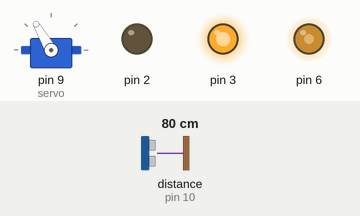
A sketch run on a simulated Arduino Uno, built with avr-gcc and run on an emulated ATmega328P. Parts: servo, output pins drawn as LEDs (lit = HIGH). Wiring (inferred from the names in the program): ultrasonic range finder: trigger pin 11; echo pin 10. The test bench sets the inputs (shaded band); at power-on: distance to the obstacle (sensor on pin 10) 80 cm. The echo pulse lasts 58.3 µs per cm; pins used as bus, display or sensor lines are not drawn; what the sketch prints to the serial monitor is not drawn.

Above: at 0.05 s.
At 0.35 s:
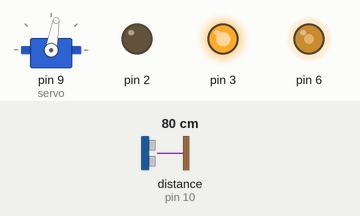
At 0.65 s:
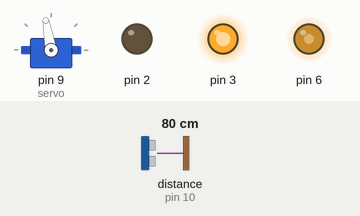
Timing chart, 0 to 3.0 s (numbered marks = the images above):
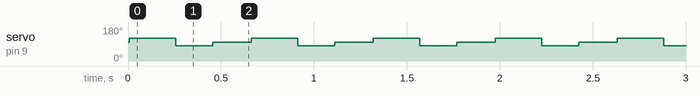

The sketch:

Ultrasonictest1.ino
```cpp
#include <Servo.h>
Servo servo;
// INCLUDING THE LIBRARY TO MOVE THE STEERING SERVO

#define ENB 6;
// DEFINING THE PIN FOR CONTROLLING THE SPEED OF THE CAR

const int motorspeed = 135;
// DEFINING THE VARIABLE FOR THE SPEED OF THE MOTOR

const int trigr = 11;
const int echor = 10;
float durationr, distancer;
// DEFINING VARIABLES FOR DETECTION USING ULTRASONIC SENSOR ON THE RIGHT

void setup()
{
  pinMode(2, OUTPUT);
  // NEGATIVE PIN OF THE MOTOR
  pinMode(3, OUTPUT);
  // POSITIVE PIN OF THE MOTOR
  pinMode(9, OUTPUT);
  // SERVO OF THE STEERING
  servo.attach(9);
  servo.write(100);
  // SETTING THE SERVO TO ITS DEFAULT SETTING

  pinMode(trigr, OUTPUT);
  pinMode(echor, INPUT);
  // DEFINING THE TRIGPIN AND ECHOPIN AS INPUT AND OUTPUT

  Serial.begin(9600);

  analogWrite(6, motorspeed);
  digitalWrite(2, LOW);
  digitalWrite(3, HIGH);
  // STARTING THE MOTOR
}

void loop()
{
   digitalWrite(trigr, LOW);
	delayMicroseconds(1);
	digitalWrite(trigr, HIGH);
	delayMicroseconds(5);
	digitalWrite(trigr, LOW);

  durationr = pulseIn(echor, HIGH);

  distancer = (durationr * .343)/20;

  Serial.print("Distance:");
  Serial.println(distancer);

  if ( 0<distancer<25 )
  {
    servo.write(120);
    delay(250);
    servo.write(80);
    delay(200);
    servo.write(100);
    delay(200);
  }

  else if(25<distancer<35)
  {
    servo.write(100);
    delay(250);
  }

  else if ( 35<distancer<60 )
  {
    servo.write(80);
    delay(250);
    servo.write(120);
    delay(200);
    servo.write(100);
    delay(200);
  }
}
```

Measured:
- by itself, servo on pin 9 (servo): repeats every 0.66 s: 80° 0.20 s, 100° 0.21 s, 120° 0.25 s
